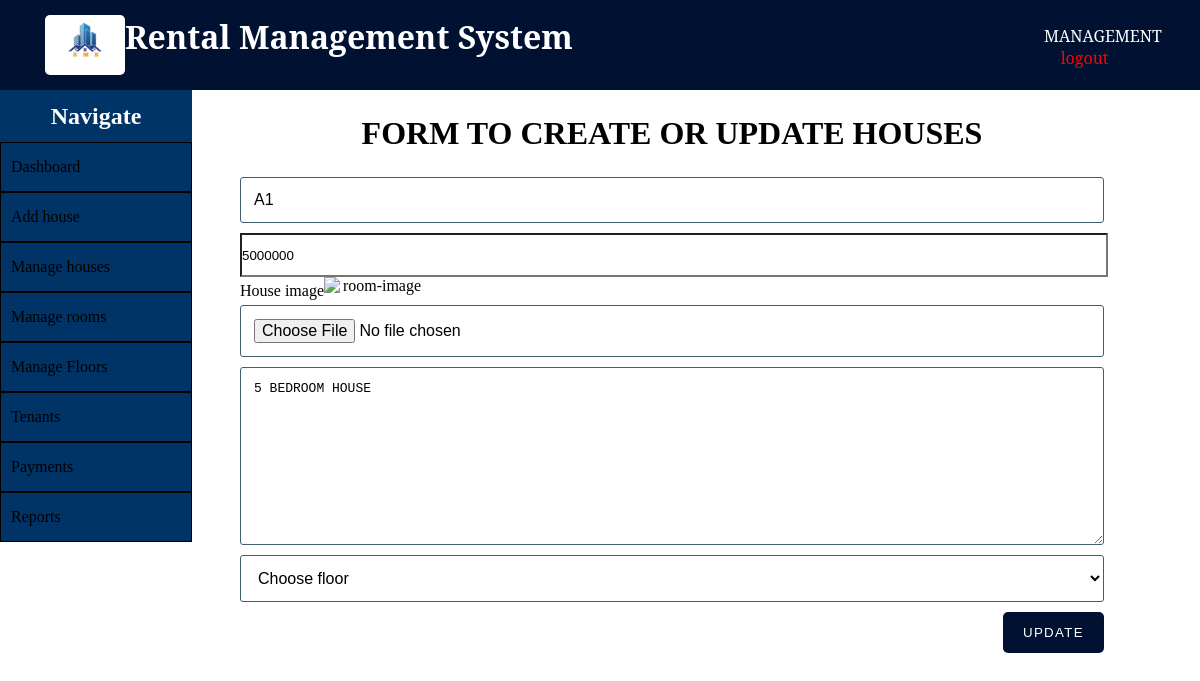
The page /admin/create_house.php?edit-house=6 on the database its author committed.
### tables this page shows
CREATE TABLE `houses` (
  `id` int(11) NOT NULL,
  `user_id` int(11) DEFAULT NULL,
  `title` varchar(255) NOT NULL,
  `slug` varchar(255) NOT NULL,
  `price` double NOT NULL,
  `views` int(1) NOT NULL DEFAULT 0,
  `image` varchar(255) NOT NULL,
  `body` text NOT NULL,
  `published` tinyint(1) NOT NULL,
  `created_at` datetime DEFAULT current_timestamp() ON UPDATE current_timestamp(),
  `updated_at` datetime DEFAULT NULL
);

### admin/includes/house_functions.php (called while the page is built, shortened)
<?php
if (isset($_GET['edit-house'])) {
	$isEditingHouse = true;
	$house_id = $_GET['edit-house'];
	editHouse($house_id);
}
	function editHouse($role_id)
	{
		global $conn, $title, $price, $house_slug, $featured_image, $body, $published, $isEditingHouse, $house_id;
		$sql = "SELECT * FROM houses WHERE id=$role_id LIMIT 1";
		$result = mysqli_query($conn, $sql);
		$house = mysqli_fetch_assoc($result);
		$title = $house['title'];
        $price = $house['price'];
		$body = $house['body'];
		$featured_image = ['image'];
	}
?>

### admin/create_house.php (the view, shortened to what this page needs)
<?php  include('../config.php'); ?>
<?php  include(ROOT_PATH . '/admin/includes/house_functions.php'); ?>
<?php include(ROOT_PATH . '/admin/includes/head_section.php'); ?>
</head>
<body>
	<?php include(ROOT_PATH . '/admin/includes/navbar.php') ?>
	<div class="container content">
		<?php include(ROOT_PATH . '/admin/includes/menu.php') ?>
		<div class="action create-post-div">
			<h1 class="page-title">FORM TO CREATE OR UPDATE HOUSES</h1>
			<form method="post" enctype="multipart/form-data" action="<?php echo BASE_URL . 'admin/create_house.php'; ?>" >
				<input type="text" name="title" value="<?php echo $title; ?>" placeholder="ADD HOUSE LABEL">
				<input style="width: 100%; height: 40px; background: transparent;" type="number" name="price" value="<?php echo $price; ?>" placeholder="ADD HOUSE PRICE">
				<label style="float: left; margin: 5px auto 5px;">House image</label>
				<?php if ($isEditingHouse === true): ?>
					<img width="100" src="../static/images/<?php echo $featured_image; ?>" alt="room-image" style="float: left;">
				<?php endif ?>
				<input type="file" name="featured_image" >
				<textarea name="body" id="body" cols="30" rows="10"><?php echo $body; ?></textarea>
				<select name="floor_id">
					<option value="" selected disabled>Choose floor</option>
				</select>
				<?php if ($isEditingHouse === true): ?>
					<button type="submit" class="btn" name="update_house">UPDATE</button>
				<?php else: ?>
					<button type="submit" class="btn" name="create_house">Save House</button>
				<?php endif ?>
			</form>
		</div>
	</div>
</body>
</html>

### static/css/admin_styling.css (style rules this page uses)
* { margin: 0px; padding: 0px; }
form { width: 60%; margin: 5px auto; padding-bottom: 50px; }
form input[type=file], input[type=email], input[type=password], input[type=text], form select, form textarea { width: 100%; display: block; padding: 13px 13px; font-size: 1em; margin: 5px auto 10px; border-radius: 3px; box-sizing : border-box; background: transparent; border: 1px solid #3E606F; }
form button { float: right; margin-left: 24%; }
label { margin-top: 20px; float: left; }
.btn { color: white; background: #001131; text-align: center; border: none; border-radius: 5px; display: block; letter-spacing: .1em; padding: 13px 20px; text-decoration: none; }
.container { width: 100%; margin: 0px; padding: 0px; }
.container.content .action { width: 35%; float: left; text-align: center; }
.container.content .action form { width: 90%; }
.container.content .action .page-title { margin: 25px; }
.container.content .action.create-post-div { width: 80%; }

### rows shown on the page
houses: title "A1", price "5000000", body "5 BEDROOM HOUSE"
